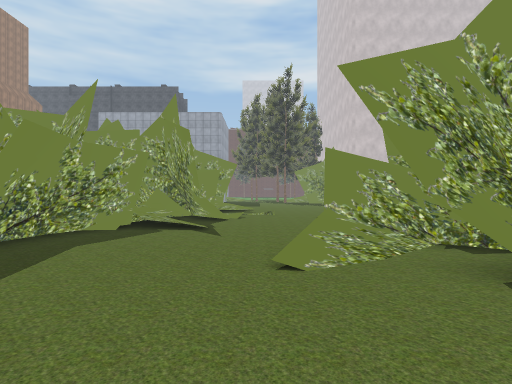
[1] (above)

20 first-person views from a walk through a Unity game level. The camera is 1.5 m above the floor, looks level and sees 80° across. The floor is counted in squares, 2 m on a side. Each view is taken from the middle of a square. On the plan, view 1 faces up. The plan holds only what a view shows up to about 10 squares ahead; the rest is blank. The place goes on beyond the plan. Some surface patterns are stand-ins.

[2]
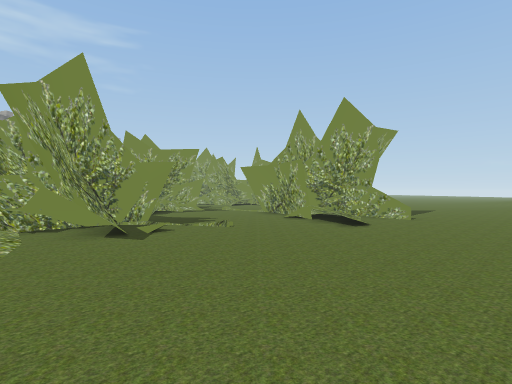

[3]
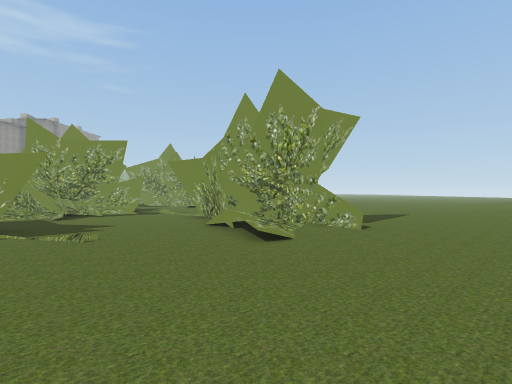

[4]
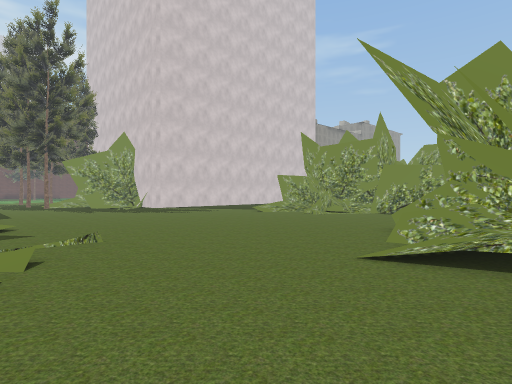

[5]
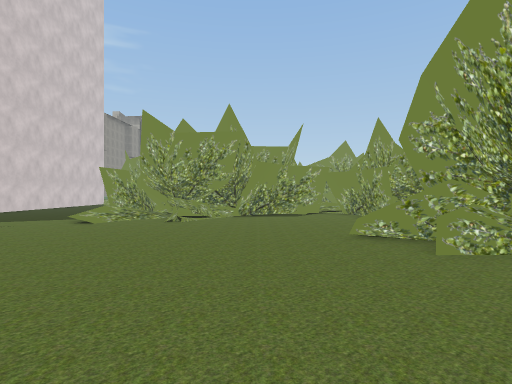

[6]
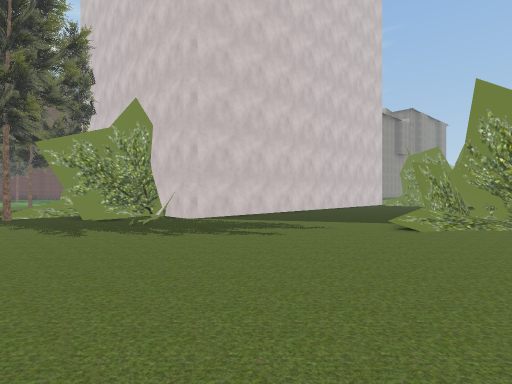

[7]
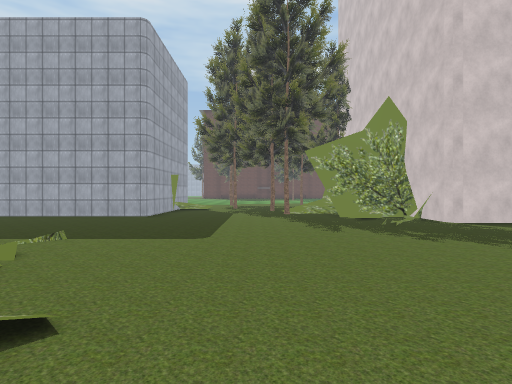

[8]
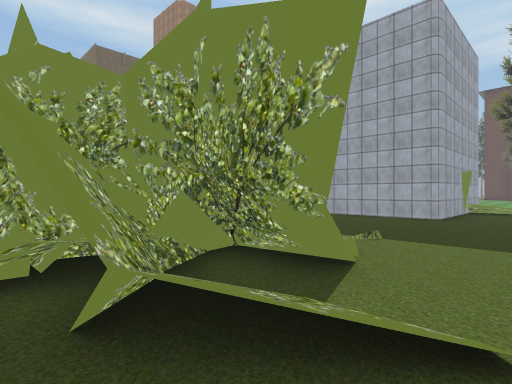

[9]
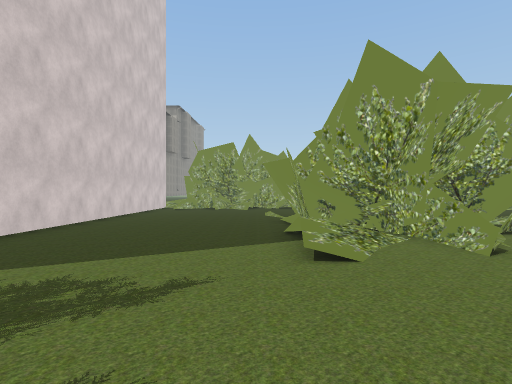

[10]
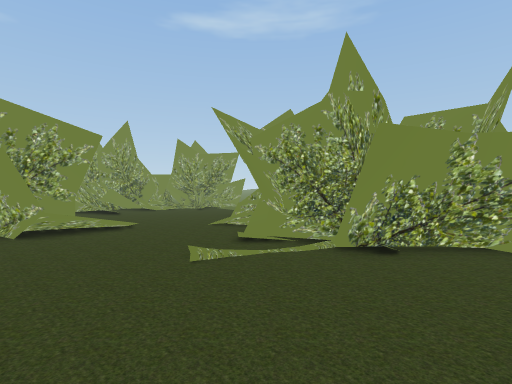

[11]
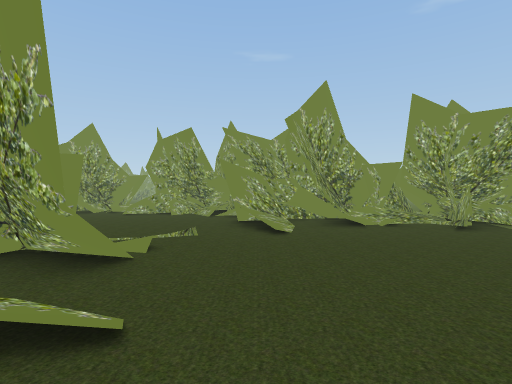

[12]
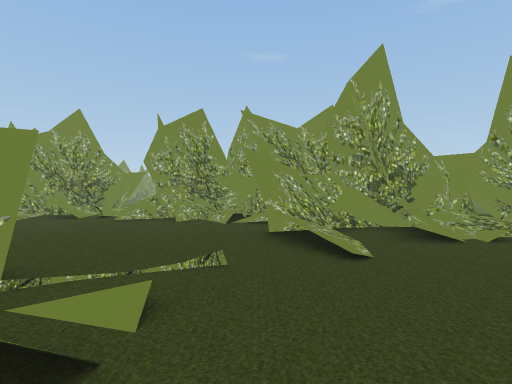

[13]
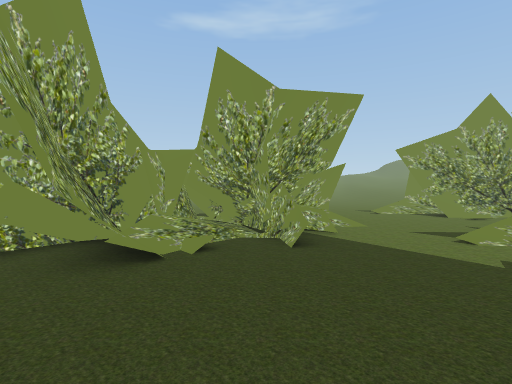

[14]
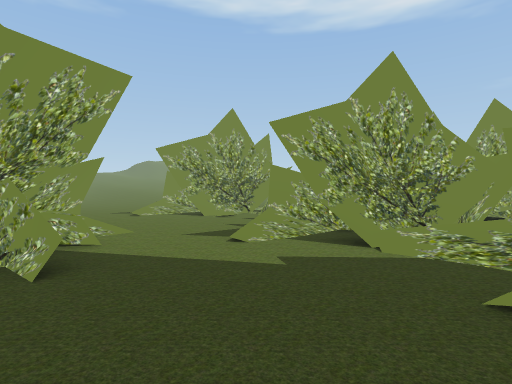

[15]
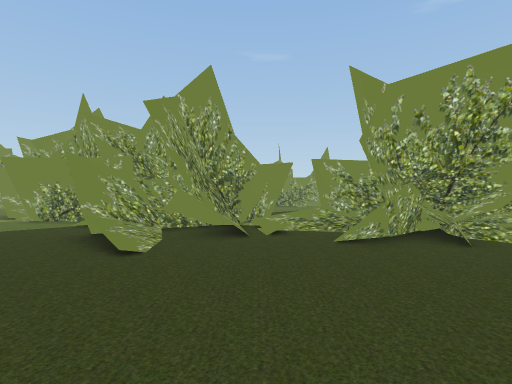

[16]
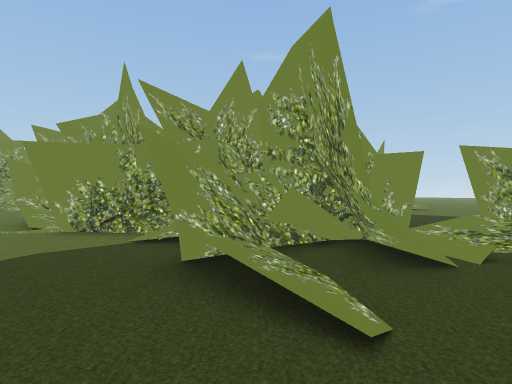

[17]
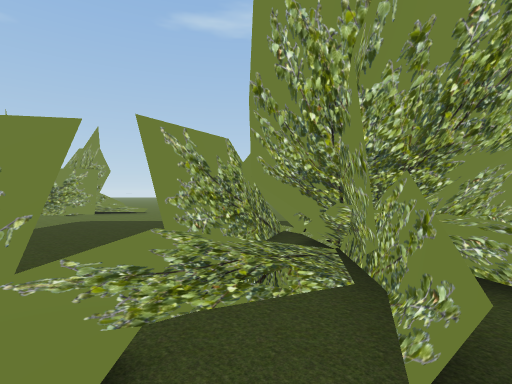

[18]
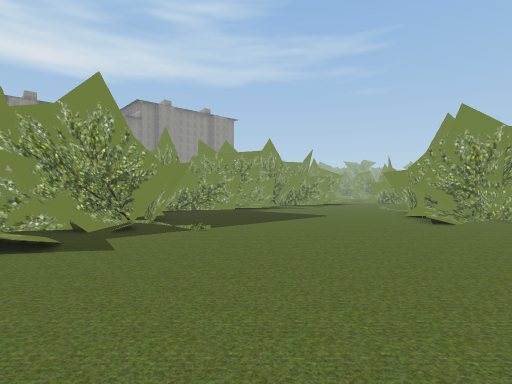

[19]
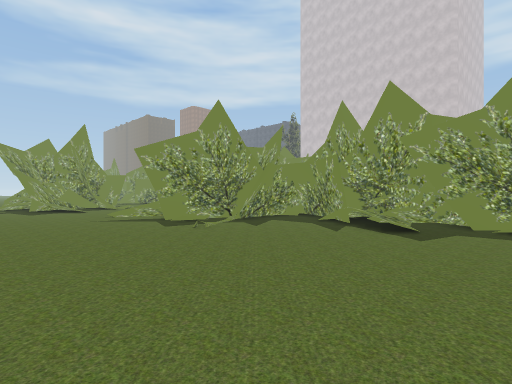

[20]
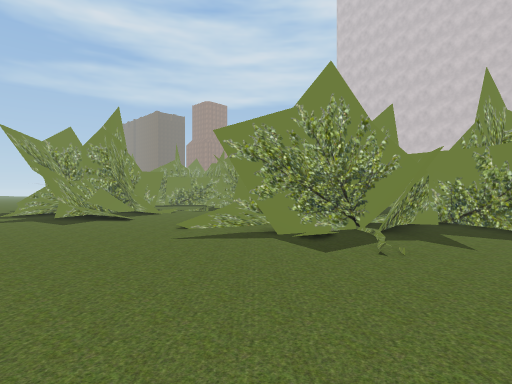

### Floor plan
Key: @ floor where view 1 was taken; # wall or solid block; . main floor; : floor 0.25 m higher than the main floor; + floor 0.5 m higher than the main floor; / step, stairs or slope; = window, fence, low wall or low ledge; T tree; O other object.
Columns run from 4 left of view 1 to 32 right of it. Each row starts with its distance up from view 1.
 22  #..     T
 21 ##....T.TTT
 20 ..........#
 19 .........=#########
 18 ........:..........
 17 ...................
 16  ..................
 15  T..................
 14  T...................
 13 TTT........//TTTT.....
 12 TTT/........./TTT....T
 11 TT..........TTTTTT..//TT  .........
 10 T T//.........T  T...TTTT .........T.
  9  TT/.........TT   ............//T..TT
  8  TT/..........TTTT............TTTTTTT
  7 TT/...../T.....T/T..../....././TTTT T
  6 TT//.../TT/ TTT=/.....//T..T#//TTTT O
  5 T....TTTTTT  TTT/..../T/T//TT T.T
  4 T.... /TT  .TTTTT..../TTT  TTTT..
  3  ...//TTTT...T T+...T TTTTTTTT....
  2   .....//..... ....TT TT/ T//T....
  1   ....../...../....TTTTTT/./.......
  0  ...@.......T//...TTTTT..//.........
 -1   ........TT#T/...T/T//.............
 -2    .....///TTTT.../////.........../TT
 -3     ....../TTT///................// T
 -4      ..../TT/.T....................TT
 -5       ....../..................
 -6        .:.....     ..........

Positions as (right, up) in squares from view 1, and headings:
1: (0, 0), facing up
2: (-3, 0), facing right
3: (-1, -2), facing right
4: (-1, 5), facing up-right
5: (0, 9), facing right
6: (1, 11), facing up-right
7: (1, 11), facing up
8: (0, 11), facing up-left
9: (4, 14), facing right
10: (13, 17), facing down
11: (14, 11), facing down-right
12: (16, 10), facing down-right
13: (16, 8), facing down
14: (16, 7), facing down-left
15: (22, 11), facing down-right
16: (25, 11), facing down-right
17: (25, 8), facing down
18: (21, -5), facing up-right
19: (24, -6), facing up-left
20: (20, -6), facing up-left
